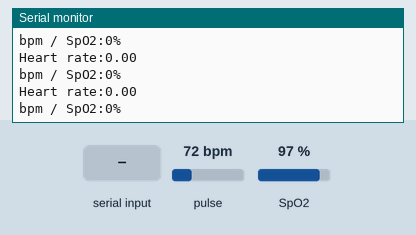
Bench run of a sketch on a simulated ESP32. Parts: the last lines printed to the serial monitor. The inputs (shaded band) are chosen by the test bench; at power-on: pulse 72 bpm, SpO2 97 %. WiFi joins after 1.5 s; servers stay silent unless stated; uploads are accepted with an empty reply.

Above: at 2.7 s.
2.8 s: "," received over Serial
At 3.96 s:
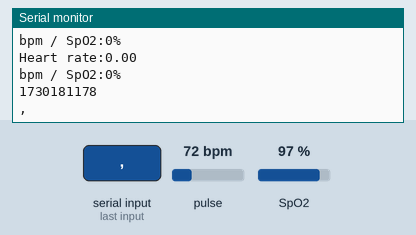
5.5 s: pulse set to 42 bpm
At 5.9 s:
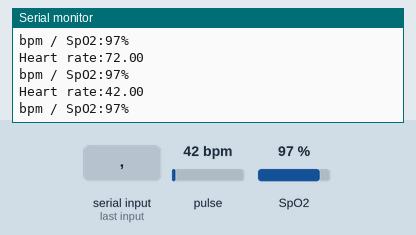
7.0 s: SpO2 set to 80 %
At 8.4 s:
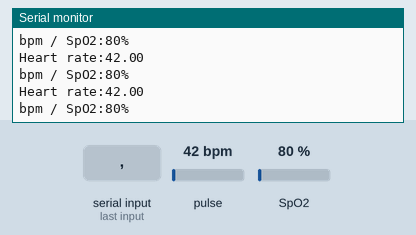
8.5 s: "1" received over Serial
At 9.66 s:
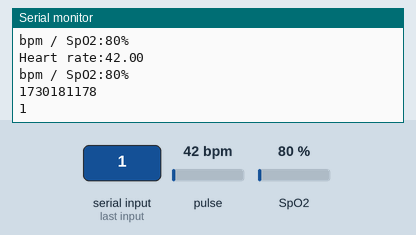
10.0 s: pulse set to 70 bpm
At 10.6 s:
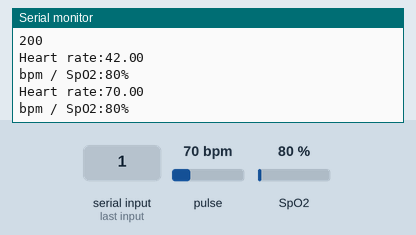
Timing chart, 0 to 12.5 s (numbered marks = the images above; inputs shaded):
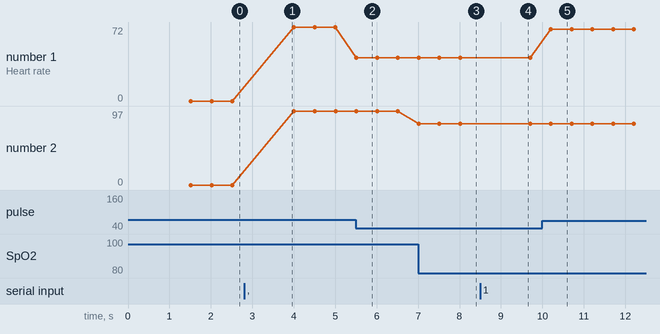

The sketch:

test2.ino
```cpp
#include <HTTPClient.h>
#include <Wire.h>
#include <WiFi.h>
#include <ArduinoJson.h>
#include "HttpClient.h"

#include "MAX30100_PulseOximeter.h"


MAX30100 maxim;
//#define DHTPIN 4
//#define DHTTYPE DHT11   // DHT 11


const char* ssid     = "ROYAL BACHELOR";
const char* password = "00000000";
String serverName = "https://prosthetic-dasboard.onrender.com/";


String systolic_pressure;
String diastolic_pressure;
String pulse_rate;
String temperature_body;
String BPM;
String SpO2;


String sensor_data;
bool Sr;
String machineid = "MR1";
String room_number= "A1";
String bed_number= "1";

unsigned long lastTime = 0;
// Timer set to 10 minutes (600000)
//unsigned long timerDelay = 600000;
// Set timer to 5 seconds (5000)
unsigned long timerDelay = 5000;


//DHT dht(DHTPIN, DHTTYPE);

#define REPORTING_PERIOD_MS 500
PulseOximeter pox;
uint32_t tsLastReport = 0;


void onBeatDetected()
{
 // Serial.println("Beat!");
}

void setup()
{


   WiFi.begin(ssid, password);
  Serial.println("Connecting");

  while(WiFi.status() != WL_CONNECTED) {
    delay(500);
    Serial.print(".");
  }
  Serial.println("");
  Serial.print("Connected to WiFi network with IP Address: ");
  Serial.println(WiFi.localIP());

  Serial.println("Timer set to 5 seconds (timerDelay variable), it will take 5 seconds before publishing the first reading.");


   Serial.begin(115200);
//  dht.begin();
  Serial.print("Initializing pulse oximeter..");
  if (!pox.begin()) {
    Serial.println("FAILED");
    for (;;);
  } else {
    Serial.println("SUCCESS");
  }
    pox.setOnBeatDetectedCallback(onBeatDetected);


}

void loop()
{

  pox.update();
  if (millis() - tsLastReport > REPORTING_PERIOD_MS) {
    Serial.print("Heart rate:");
    Serial.println(pox.getHeartRate());
    Serial.print("bpm / SpO2:");
    Serial.print(pox.getSpO2());
    Serial.println("%");

    tsLastReport = millis();
  }


  while (Serial.available())
    {
      sensor_data = Serial.readString();
      Sr = true;
      Serial.println('data testing x:');
      Serial.println(sensor_data);

      int firstcommaindex = sensor_data.indexOf(",");
      int secondcommaindex = sensor_data.indexOf(",", firstcommaindex + 1);
      int thirdcommaindex = sensor_data.indexOf(",", secondcommaindex + 1);
      int fourthcommaindex = sensor_data.indexOf(",", thirdcommaindex + 1);

      systolic_pressure = sensor_data.substring(0, firstcommaindex);
      diastolic_pressure = sensor_data.substring(firstcommaindex + 1, secondcommaindex);
      pulse_rate = sensor_data.substring(secondcommaindex + 1, thirdcommaindex);
      temperature_body = sensor_data.substring(thirdcommaindex + 1);

      StaticJsonDocument<200> doc;
    doc["charge"] = "23";
    doc["temperature"] = "43";
    doc["pulse"] = "75";
    doc["oxygen"] = "95";


    char out[128];
    int b =serializeJson(doc, out);


    if(WiFi.status()== WL_CONNECTED){   //Check WiFi connection status
        HTTPClient http;    //Declare object of class HTTPClient

        http.begin(serverName);      //Specify request destination
        http.addHeader("Content-Type", "Content-Type: application/json");
        int httpCode = http.POST(out); //Send the request
        Serial.println("Response");
        Serial.println(httpCode);   //Print HTTP return code
        http.writeToStream(&Serial);  // Print the response body
    }

      maxim.resetFifo();
    }


}
```

Measured:
- after the input at 2.8 s, the serial monitor: prints a new line after 1.0 s (image 1)
- after the input at 5.5 s, the serial monitor: prints a new line at once (image 2)
- after the input at 7.0 s, the serial monitor: prints a new line at once (image 3)
- after the input at 8.5 s, the serial monitor: prints a new line after 1.0 s (image 4)
- after the input at 10.0 s, the serial monitor: prints a new line after 0.21 s (image 5)
- plotted number 1: 72 → 42 after the input at 5.5 s, 42 → 70 after the input at 10.0 s
- plotted number 2: 97 → 80 after the input at 7.0 s
